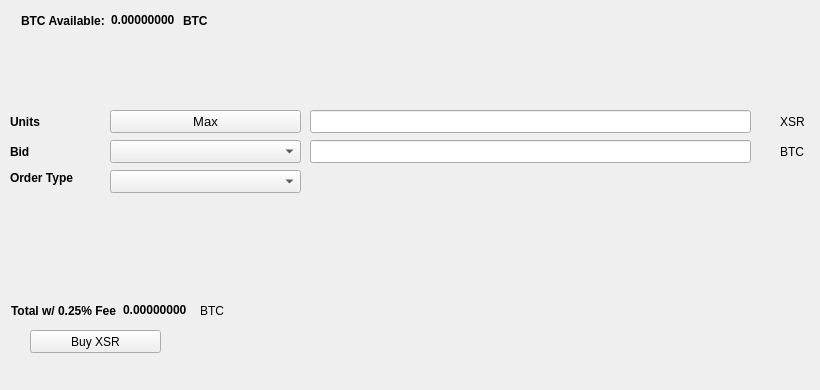
   <widget class="QWidget" name="BuyTab">
    <attribute name="title">
     <string>Buy</string>
    </attribute>
    <widget class="QPushButton" name="BuyXSR">
     <property name="geometry">
      <rect>
       <x>30</x>
       <y>330</y>
       <width>131</width>
       <height>23</height>
      </rect>
     </property>
     <property name="text">
      <string>Buy XSR</string>
     </property>
     <property name="icon">
      <iconset resource="../sucrecoin.qrc">
       <normaloff>:/icons/bitcoin</normaloff>:/icons/bitcoin</iconset>
     </property>
    </widget>
    <widget class="QLabel" name="label_3">
     <property name="geometry">
      <rect>
       <x>10</x>
       <y>110</y>
       <width>46</width>
       <height>23</height>
      </rect>
     </property>
     <property name="font">
      <font>
       <weight>75</weight>
       <bold>true</bold>
      </font>
     </property>
     <property name="text">
      <string>Units</string>
     </property>
    </widget>
    <widget class="QLineEdit" name="UnitsInput">
     <property name="geometry">
      <rect>
       <x>310</x>
       <y>110</y>
       <width>441</width>
       <height>23</height>
      </rect>
     </property>
     <property name="font">
      <font>
       <pointsize>9</pointsize>
       <weight>75</weight>
       <bold>true</bold>
      </font>
     </property>
    </widget>
    <widget class="QLineEdit" name="BuyBidPriceEdit">
     <property name="geometry">
      <rect>
       <x>310</x>
       <y>140</y>
       <width>441</width>
       <height>23</height>
      </rect>
     </property>
     <property name="font">
      <font>
       <pointsize>9</pointsize>
       <weight>75</weight>
       <bold>true</bold>
      </font>
     </property>
    </widget>
    <widget class="QLabel" name="label_4">
     <property name="geometry">
      <rect>
       <x>780</x>
       <y>110</y>
       <width>31</width>
       <height>23</height>
      </rect>
     </property>
     <property name="text">
      <string>XSR</string>
     </property>
    </widget>
    <widget class="QLabel" name="label_5">
     <property name="geometry">
      <rect>
       <x>780</x>
       <y>140</y>
       <width>31</width>
       <height>23</height>
      </rect>
     </property>
     <property name="text">
      <string>BTC</string>
     </property>
    </widget>
    <widget class="QLabel" name="label_6">
     <property name="geometry">
      <rect>
       <x>10</x>
       <y>140</y>
       <width>46</width>
       <height>23</height>
      </rect>
     </property>
     <property name="font">
      <font>
       <weight>75</weight>
       <bold>true</bold>
      </font>
     </property>
     <property name="text">
      <string>Bid</string>
     </property>
    </widget>
    <widget class="QLabel" name="label_7">
     <property name="geometry">
      <rect>
       <x>10</x>
       <y>170</y>
       <width>91</width>
       <height>16</height>
      </rect>
     </property>
     <property name="font">
      <font>
       <weight>75</weight>
       <bold>true</bold>
      </font>
     </property>
     <property name="text">
      <string>Order Type</string>
     </property>
    </widget>
    <widget class="QPushButton" name="Buy_Max_Amount">
     <property name="geometry">
      <rect>
       <x>110</x>
       <y>110</y>
       <width>191</width>
       <height>23</height>
      </rect>
     </property>
     <property name="font">
      <font>
       <pointsize>10</pointsize>
      </font>
     </property>
     <property name="text">
      <string>Max</string>
     </property>
    </widget>
    <widget class="QComboBox" name="BuyBidcomboBox">
     <property name="geometry">
      <rect>
       <x>110</x>
       <y>140</y>
       <width>191</width>
       <height>23</height>
      </rect>
     </property>
     <property name="font">
      <font>
       <pointsize>10</pointsize>
      </font>
     </property>
    </widget>
    <widget class="QComboBox" name="buyOrdertypeCombo">
     <property name="geometry">
      <rect>
       <x>110</x>
       <y>170</y>
       <width>191</width>
       <height>23</height>
      </rect>
     </property>
     <property name="font">
      <font>
       <pointsize>10</pointsize>
      </font>
     </property>
    </widget>
    <widget class="QWidget" name="layoutWidget1">
     <property name="geometry">
      <rect>
       <x>21</x>
       <y>11</y>
       <width>227</width>
       <height>19</height>
      </rect>
     </property>
     <layout class="QHBoxLayout" name="horizontalLayout_3">
      <item>
       <widget class="QLabel" name="label232">
        <property name="font">
         <font>
          <weight>75</weight>
          <bold>true</bold>
         </font>
        </property>
        <property name="text">
         <string>BTC Available:</string>
        </property>
       </widget>
      </item>
      <item>
       <widget class="QLabel" name="BtcAvailableLbl">
        <property name="palette">
         <palette>
          <active>
           <colorrole role="WindowText">
            <brush brushstyle="SolidPattern">
             <color alpha="255">
              <red>0</red>
              <green>0</green>
              <blue>0</blue>
             </color>
            </brush>
           </colorrole>
           <colorrole role="Button">
            <brush brushstyle="SolidPattern">
             <color alpha="255">
              <red>0</red>
              <green>170</green>
              <blue>0</blue>
             </color>
            </brush>
           </colorrole>
           <colorrole role="Light">
            <brush brushstyle="SolidPattern">
             <color alpha="255">
              <red>0</red>
              <green>255</green>
              <blue>0</blue>
             </color>
            </brush>
           </colorrole>
           <colorrole role="Midlight">
            <brush brushstyle="SolidPattern">
             <color alpha="255">
              <red>0</red>
              <green>212</green>
              <blue>0</blue>
             </color>
            </brush>
           </colorrole>
           <colorrole role="Dark">
            <brush brushstyle="SolidPattern">
             <color alpha="255">
              <red>0</red>
              <green>85</green>
              <blue>0</blue>
             </color>
            </brush>
           </colorrole>
           <colorrole role="Mid">
            <brush brushstyle="SolidPattern">
             <color alpha="255">
              <red>0</red>
              <green>113</green>
              <blue>0</blue>
             </color>
            </brush>
           </colorrole>
           <colorrole role="Text">
            <brush brushstyle="SolidPattern">
             <color alpha="255">
              <red>0</red>
              <green>170</green>
              <blue>0</blue>
             </color>
            </brush>
           </colorrole>
           <colorrole role="BrightText">
            <brush brushstyle="SolidPattern">
             <color alpha="255">
              <red>255</red>
              <green>255</green>
              <blue>255</blue>
             </color>
            </brush>
           </colorrole>
           <colorrole role="ButtonText">
            <brush brushstyle="SolidPattern">
             <color alpha="255">
              <red>0</red>
              <green>0</green>
              <blue>0</blue>
             </color>
            </brush>
           </colorrole>
           <colorrole role="Base">
            <brush brushstyle="SolidPattern">
             <color alpha="255">
              <red>255</red>
              <green>255</green>
              <blue>255</blue>
             </color>
            </brush>
           </colorrole>
           <colorrole role="Window">
            <brush brushstyle="SolidPattern">
             <color alpha="255">
              <red>0</red>
              <green>170</green>
              <blue>0</blue>
             </color>
            </brush>
           </colorrole>
           <colorrole role="Shadow">
            <brush brushstyle="SolidPattern">
             <color alpha="255">
              <red>0</red>
              <green>0</green>
              <blue>0</blue>
             </color>
            </brush>
           </colorrole>
           <colorrole role="AlternateBase">
            <brush brushstyle="SolidPattern">
             <color alpha="255">
              <red>127</red>
              <green>212</green>
              <blue>127</blue>
             </color>
            </brush>
           </colorrole>
           <colorrole role="ToolTipBase">
            <brush brushstyle="SolidPattern">
             <color alpha="255">
              <red>255</red>
              <green>255</green>
              <blue>220</blue>
             </color>
            </brush>
           </colorrole>
           <colorrole role="ToolTipText">
            <brush brushstyle="SolidPattern">
             <color alpha="255">
              <red>0</red>
              <green>0</green>
              <blue>0</blue>
             </color>
            </brush>
           </colorrole>
          </active>
          <inactive>
           <colorrole role="WindowText">
            <brush brushstyle="SolidPattern">
             <color alpha="255">
              <red>0</red>
              <green>0</green>
              <blue>0</blue>
             </color>
            </brush>
           </colorrole>
           <colorrole role="Button">
            <brush brushstyle="SolidPattern">
             <color alpha="255">
              <red>0</red>
              <green>170</green>
              <blue>0</blue>
             </color>
            </brush>
           </colorrole>
           <colorrole role="Light">
            <brush brushstyle="SolidPattern">
             <color alpha="255">
              <red>0</red>
              <green>255</green>
              <blue>0</blue>
             </color>
            </brush>
           </colorrole>
           <colorrole role="Midlight">
            <brush brushstyle="SolidPattern">
             <color alpha="255">
              <red>0</red>
              <green>212</green>
              <blue>0</blue>
             </color>
            </brush>
           </colorrole>
           <colorrole role="Dark">
            <brush brushstyle="SolidPattern">
             <color alpha="255">
              <red>0</red>
              <green>85</green>
              <blue>0</blue>
             </color>
            </brush>
           </colorrole>
           <colorrole role="Mid">
            <brush brushstyle="SolidPattern">
             <color alpha="255">
              <red>0</red>
              <green>113</green>
              <blue>0</blue>
             </color>
            </brush>
           </colorrole>
           <colorrole role="Text">
            <brush brushstyle="SolidPattern">
             <color alpha="255">
              <red>0</red>
              <green>170</green>
              <blue>0</blue>
             </color>
            </brush>
           </colorrole>
           <colorrole role="BrightText">
            <brush brushstyle="SolidPattern">
             <color alpha="255">
              <red>255</red>
              <green>255</green>
              <blue>255</blue>
             </color>
            </brush>
           </colorrole>
           <colorrole role="ButtonText">
            <brush brushstyle="SolidPattern">
             <color alpha="255">
              <red>0</red>
              <green>0</green>
              <blue>0</blue>
             </color>
            </brush>
           </colorrole>
           <colorrole role="Base">
            <brush brushstyle="SolidPattern">
             <color alpha="255">
              <red>255</red>
              <green>255</green>
              <blue>255</blue>
             </color>
            </brush>
           </colorrole>
           <colorrole role="Window">
            <brush brushstyle="SolidPattern">
             <color alpha="255">
              <red>0</red>
              <green>170</green>
              <blue>0</blue>
             </color>
            </brush>
           </colorrole>
           <colorrole role="Shadow">
            <brush brushstyle="SolidPattern">
             <color alpha="255">
              <red>0</red>
              <green>0</green>
              <blue>0</blue>
             </color>
            </brush>
           </colorrole>
           <colorrole role="AlternateBase">
            <brush brushstyle="SolidPattern">
             <color alpha="255">
              <red>127</red>
              <green>212</green>
              <blue>127</blue>
             </color>
            </brush>
           </colorrole>
           <colorrole role="ToolTipBase">
            <brush brushstyle="SolidPattern">
             <color alpha="255">
              <red>255</red>
              <green>255</green>
              <blue>220</blue>
             </color>
            </brush>
           </colorrole>
           <colorrole role="ToolTipText">
            <brush brushstyle="SolidPattern">
             <color alpha="255">
              <red>0</red>
              <green>0</green>
              <blue>0</blue>
             </color>
            </brush>
           </colorrole>
          </inactive>
          <disabled>
           <colorrole role="WindowText">
            <brush brushstyle="SolidPattern">
             <color alpha="255">
              <red>0</red>
              <green>85</green>
              <blue>0</blue>
             </color>
            </brush>
           </colorrole>
           <colorrole role="Button">
            <brush brushstyle="SolidPattern">
             <color alpha="255">
              <red>0</red>
              <green>170</green>
              <blue>0</blue>
             </color>
            </brush>
           </colorrole>
           <colorrole role="Light">
            <brush brushstyle="SolidPattern">
             <color alpha="255">
              <red>0</red>
              <green>255</green>
              <blue>0</blue>
             </color>
            </brush>
           </colorrole>
           <colorrole role="Midlight">
            <brush brushstyle="SolidPattern">
             <color alpha="255">
              <red>0</red>
              <green>212</green>
              <blue>0</blue>
             </color>
            </brush>
           </colorrole>
           <colorrole role="Dark">
            <brush brushstyle="SolidPattern">
             <color alpha="255">
              <red>0</red>
              <green>85</green>
              <blue>0</blue>
             </color>
            </brush>
           </colorrole>
           <colorrole role="Mid">
            <brush brushstyle="SolidPattern">
             <color alpha="255">
              <red>0</red>
              <green>113</green>
              <blue>0</blue>
             </color>
            </brush>
           </colorrole>
           <colorrole role="Text">
            <brush brushstyle="SolidPattern">
             <color alpha="255">
              <red>0</red>
              <green>85</green>
              <blue>0</blue>
             </color>
            </brush>
           </colorrole>
           <colorrole role="BrightText">
            <brush brushstyle="SolidPattern">
             <color alpha="255">
              <red>255</red>
              <green>255</green>
              <blue>255</blue>
             </color>
            </brush>
           </colorrole>
           <colorrole role="ButtonText">
            <brush brushstyle="SolidPattern">
             <color alpha="255">
              <red>0</red>
              <green>85</green>
              <blue>0</blue>
             </color>
            </brush>
           </colorrole>
           <colorrole role="Base">
            <brush brushstyle="SolidPattern">
             <color alpha="255">
              <red>0</red>
              <green>170</green>
              <blue>0</blue>
             </color>
            </brush>
           </colorrole>
           <colorrole role="Window">
            <brush brushstyle="SolidPattern">
             <color alpha="255">
              <red>0</red>
              <green>170</green>
              <blue>0</blue>
             </color>
            </brush>
           </colorrole>
           <colorrole role="Shadow">
            <brush brushstyle="SolidPattern">
             <color alpha="255">
              <red>0</red>
              <green>0</green>
              <blue>0</blue>
             </color>
            </brush>
           </colorrole>
           <colorrole role="AlternateBase">
            <brush brushstyle="SolidPattern">
             <color alpha="255">
              <red>0</red>
              <green>170</green>
              <blue>0</blue>
             </color>
            </brush>
           </colorrole>
           <colorrole role="ToolTipBase">
            <brush brushstyle="SolidPattern">
             <color alpha="255">
              <red>255</red>
              <green>255</green>
              <blue>220</blue>
             </color>
            </brush>
           </colorrole>
           <colorrole role="ToolTipText">
            <brush brushstyle="SolidPattern">
             <color alpha="255">
              <red>0</red>
              <green>0</green>
              <blue>0</blue>
             </color>
            </brush>
           </colorrole>
          </disabled>
         </palette>
        </property>
        <property name="font">
         <font>
          <weight>75</weight>
          <bold>true</bold>
         </font>
        </property>
        <property name="text">
         <string>0.00000000</string>
        </property>
        <property name="textInteractionFlags">
         <set>Qt::LinksAccessibleByMouse|Qt::TextSelectableByKeyboard|Qt::TextSelectableByMouse</set>
        </property>
       </widget>
      </item>
      <item>
       <widget class="QLabel" name="BtcAvailableLbl_2">
        <property name="font">
         <font>
          <weight>75</weight>
          <bold>true</bold>
         </font>
        </property>
        <property name="text">
         <string>BTC</string>
        </property>
       </widget>
      </item>
     </layout>
    </widget>
    <widget class="QWidget" name="layoutWidge2">
     <property name="geometry">
      <rect>
       <x>11</x>
       <y>301</y>
       <width>259</width>
       <height>19</height>
      </rect>
     </property>
     <layout class="QHBoxLayout" name="horizontalLayout_4">
      <item>
       <widget class="QLabel" name="label_9">
        <property name="font">
         <font>
          <weight>75</weight>
          <bold>true</bold>
         </font>
        </property>
        <property name="text">
         <string>Total w/ 0.25% Fee</string>
        </property>
       </widget>
      </item>
      <item>
       <widget class="QLabel" name="BuyCostLabel">
        <property name="palette">
         <palette>
          <active>
           <colorrole role="WindowText">
            <brush brushstyle="SolidPattern">
             <color alpha="255">
              <red>0</red>
              <green>0</green>
              <blue>0</blue>
             </color>
            </brush>
           </colorrole>
           <colorrole role="Button">
            <brush brushstyle="SolidPattern">
             <color alpha="255">
              <red>0</red>
              <green>170</green>
              <blue>0</blue>
             </color>
            </brush>
           </colorrole>
           <colorrole role="Light">
            <brush brushstyle="SolidPattern">
             <color alpha="255">
              <red>0</red>
              <green>255</green>
              <blue>0</blue>
             </color>
            </brush>
           </colorrole>
           <colorrole role="Midlight">
            <brush brushstyle="SolidPattern">
             <color alpha="255">
              <red>0</red>
              <green>212</green>
              <blue>0</blue>
             </color>
            </brush>
           </colorrole>
           <colorrole role="Dark">
            <brush brushstyle="SolidPattern">
             <color alpha="255">
              <red>0</red>
              <green>85</green>
              <blue>0</blue>
             </color>
            </brush>
           </colorrole>
           <colorrole role="Mid">
            <brush brushstyle="SolidPattern">
             <color alpha="255">
              <red>0</red>
              <green>113</green>
              <blue>0</blue>
             </color>
            </brush>
           </colorrole>
           <colorrole role="Text">
            <brush brushstyle="SolidPattern">
             <color alpha="255">
              <red>0</red>
              <green>170</green>
              <blue>0</blue>
             </color>
            </brush>
           </colorrole>
           <colorrole role="BrightText">
            <brush brushstyle="SolidPattern">
             <color alpha="255">
              <red>255</red>
              <green>255</green>
              <blue>255</blue>
             </color>
            </brush>
           </colorrole>
           <colorrole role="ButtonText">
            <brush brushstyle="SolidPattern">
             <color alpha="255">
              <red>0</red>
              <green>0</green>
              <blue>0</blue>
             </color>
            </brush>
           </colorrole>
           <colorrole role="Base">
            <brush brushstyle="SolidPattern">
             <color alpha="255">
              <red>255</red>
              <green>255</green>
              <blue>255</blue>
             </color>
            </brush>
           </colorrole>
           <colorrole role="Window">
            <brush brushstyle="SolidPattern">
             <color alpha="255">
              <red>0</red>
              <green>170</green>
              <blue>0</blue>
             </color>
            </brush>
           </colorrole>
           <colorrole role="Shadow">
            <brush brushstyle="SolidPattern">
             <color alpha="255">
              <red>0</red>
              <green>0</green>
              <blue>0</blue>
             </color>
            </brush>
           </colorrole>
           <colorrole role="AlternateBase">
            <brush brushstyle="SolidPattern">
             <color alpha="255">
              <red>127</red>
              <green>212</green>
              <blue>127</blue>
             </color>
            </brush>
           </colorrole>
           <colorrole role="ToolTipBase">
            <brush brushstyle="SolidPattern">
             <color alpha="255">
              <red>255</red>
              <green>255</green>
              <blue>220</blue>
             </color>
            </brush>
           </colorrole>
           <colorrole role="ToolTipText">
            <brush brushstyle="SolidPattern">
             <color alpha="255">
              <red>0</red>
              <green>0</green>
              <blue>0</blue>
             </color>
            </brush>
           </colorrole>
          </active>
          <inactive>
           <colorrole role="WindowText">
            <brush brushstyle="SolidPattern">
             <color alpha="255">
              <red>0</red>
              <green>0</green>
              <blue>0</blue>
             </color>
            </brush>
           </colorrole>
           <colorrole role="Button">
            <brush brushstyle="SolidPattern">
             <color alpha="255">
              <red>0</red>
              <green>170</green>
              <blue>0</blue>
             </color>
            </brush>
           </colorrole>
           <colorrole role="Light">
            <brush brushstyle="SolidPattern">
             <color alpha="255">
              <red>0</red>
              <green>255</green>
              <blue>0</blue>
             </color>
            </brush>
           </colorrole>
           <colorrole role="Midlight">
            <brush brushstyle="SolidPattern">
             <color alpha="255">
              <red>0</red>
              <green>212</green>
              <blue>0</blue>
             </color>
            </brush>
           </colorrole>
           <colorrole role="Dark">
            <brush brushstyle="SolidPattern">
             <color alpha="255">
              <red>0</red>
              <green>85</green>
              <blue>0</blue>
             </color>
            </brush>
           </colorrole>
           <colorrole role="Mid">
            <brush brushstyle="SolidPattern">
             <color alpha="255">
              <red>0</red>
              <green>113</green>
              <blue>0</blue>
             </color>
            </brush>
           </colorrole>
           <colorrole role="Text">
            <brush brushstyle="SolidPattern">
             <color alpha="255">
              <red>0</red>
              <green>170</green>
              <blue>0</blue>
             </color>
            </brush>
           </colorrole>
           <colorrole role="BrightText">
            <brush brushstyle="SolidPattern">
             <color alpha="255">
              <red>255</red>
              <green>255</green>
              <blue>255</blue>
             </color>
            </brush>
           </colorrole>
           <colorrole role="ButtonText">
            <brush brushstyle="SolidPattern">
             <color alpha="255">
              <red>0</red>
              <green>0</green>
              <blue>0</blue>
             </color>
            </brush>
           </colorrole>
           <colorrole role="Base">
            <brush brushstyle="SolidPattern">
             <color alpha="255">
              <red>255</red>
              <green>255</green>
              <blue>255</blue>
             </color>
            </brush>
           </colorrole>
           <colorrole role="Window">
            <brush brushstyle="SolidPattern">
             <color alpha="255">
              <red>0</red>
              <green>170</green>
              <blue>0</blue>
             </color>
            </brush>
           </colorrole>
           <colorrole role="Shadow">
            <brush brushstyle="SolidPattern">
             <color alpha="255">
              <red>0</red>
              <green>0</green>
              <blue>0</blue>
             </color>
            </brush>
           </colorrole>
           <colorrole role="AlternateBase">
            <brush brushstyle="SolidPattern">
             <color alpha="255">
              <red>127</red>
              <green>212</green>
              <blue>127</blue>
             </color>
            </brush>
           </colorrole>
           <colorrole role="ToolTipBase">
            <brush brushstyle="SolidPattern">
             <color alpha="255">
              <red>255</red>
              <green>255</green>
              <blue>220</blue>
             </color>
            </brush>
           </colorrole>
           <colorrole role="ToolTipText">
            <brush brushstyle="SolidPattern">
             <color alpha="255">
              <red>0</red>
              <green>0</green>
              <blue>0</blue>
             </color>
            </brush>
           </colorrole>
          </inactive>
          <disabled>
           <colorrole role="WindowText">
            <brush brushstyle="SolidPattern">
             <color alpha="255">
              <red>0</red>
              <green>85</green>
              <blue>0</blue>
             </color>
            </brush>
           </colorrole>
           <colorrole role="Button">
            <brush brushstyle="SolidPattern">
             <color alpha="255">
              <red>0</red>
              <green>170</green>
              <blue>0</blue>
             </color>
            </brush>
           </colorrole>
           <colorrole role="Light">
            <brush brushstyle="SolidPattern">
             <color alpha="255">
              <red>0</red>
              <green>255</green>
              <blue>0</blue>
             </color>
            </brush>
           </colorrole>
           <colorrole role="Midlight">
            <brush brushstyle="SolidPattern">
             <color alpha="255">
              <red>0</red>
              <green>212</green>
              <blue>0</blue>
             </color>
            </brush>
           </colorrole>
           <colorrole role="Dark">
            <brush brushstyle="SolidPattern">
             <color alpha="255">
              <red>0</red>
              <green>85</green>
              <blue>0</blue>
             </color>
            </brush>
           </colorrole>
           <colorrole role="Mid">
            <brush brushstyle="SolidPattern">
             <color alpha="255">
              <red>0</red>
              <green>113</green>
              <blue>0</blue>
             </color>
            </brush>
           </colorrole>
           <colorrole role="Text">
            <brush brushstyle="SolidPattern">
             <color alpha="255">
              <red>0</red>
              <green>85</green>
              <blue>0</blue>
             </color>
            </brush>
           </colorrole>
           <colorrole role="BrightText">
            <brush brushstyle="SolidPattern">
             <color alpha="255">
              <red>255</red>
              <green>255</green>
              <blue>255</blue>
             </color>
            </brush>
           </colorrole>
           <colorrole role="ButtonText">
            <brush brushstyle="SolidPattern">
             <color alpha="255">
              <red>0</red>
              <green>85</green>
              <blue>0</blue>
             </color>
            </brush>
           </colorrole>
           <colorrole role="Base">
            <brush brushstyle="SolidPattern">
             <color alpha="255">
              <red>0</red>
              <green>170</green>
              <blue>0</blue>
             </color>
            </brush>
           </colorrole>
           <colorrole role="Window">
            <brush brushstyle="SolidPattern">
             <color alpha="255">
              <red>0</red>
              <green>170</green>
              <blue>0</blue>
             </color>
            </brush>
           </colorrole>
           <colorrole role="Shadow">
            <brush brushstyle="SolidPattern">
             <color alpha="255">
              <red>0</red>
              <green>0</green>
              <blue>0</blue>
             </color>
            </brush>
           </colorrole>
           <colorrole role="AlternateBase">
            <brush brushstyle="SolidPattern">
             <color alpha="255">
              <red>0</red>
              <green>170</green>
              <blue>0</blue>
             </color>
            </brush>
           </colorrole>
           <colorrole role="ToolTipBase">
            <brush brushstyle="SolidPattern">
             <color alpha="255">
              <red>255</red>
              <green>255</green>
              <blue>220</blue>
             </color>
            </brush>
           </colorrole>
           <colorrole role="ToolTipText">
            <brush brushstyle="SolidPattern">
             <color alpha="255">
              <red>0</red>
              <green>0</green>
              <blue>0</blue>
             </color>
            </brush>
           </colorrole>
          </disabled>
         </palette>
        </property>
        <property name="font">
         <font>
          <weight>75</weight>
          <bold>true</bold>
         </font>
        </property>
        <property name="autoFillBackground">
         <bool>false</bool>
        </property>
        <property name="text">
         <string>0.00000000</string>
        </property>
        <property name="textInteractionFlags">
         <set>Qt::LinksAccessibleByMouse|Qt::TextSelectableByMouse</set>
        </property>
       </widget>
      </item>
      <item>
       <widget class="QLabel" name="label_10">
        <property name="font">
         <font>
          <weight>50</weight>
          <bold>false</bold>
         </font>
        </property>
        <property name="text">
         <string>BTC</string>
        </property>
       </widget>
      </item>
     </layout>
    </widget>
    <widget class="QLabel" name="label_24">
     <property name="geometry">
      <rect>
       <x>460</x>
       <y>300</y>
       <width>281</width>
       <height>81</height>
      </rect>
     </property>
     <property name="text">
      <string/>
     </property>
     <property name="pixmap">
      <pixmap>:/images/bittrex</pixmap>
     </property>
    </widget>
   </widget>
